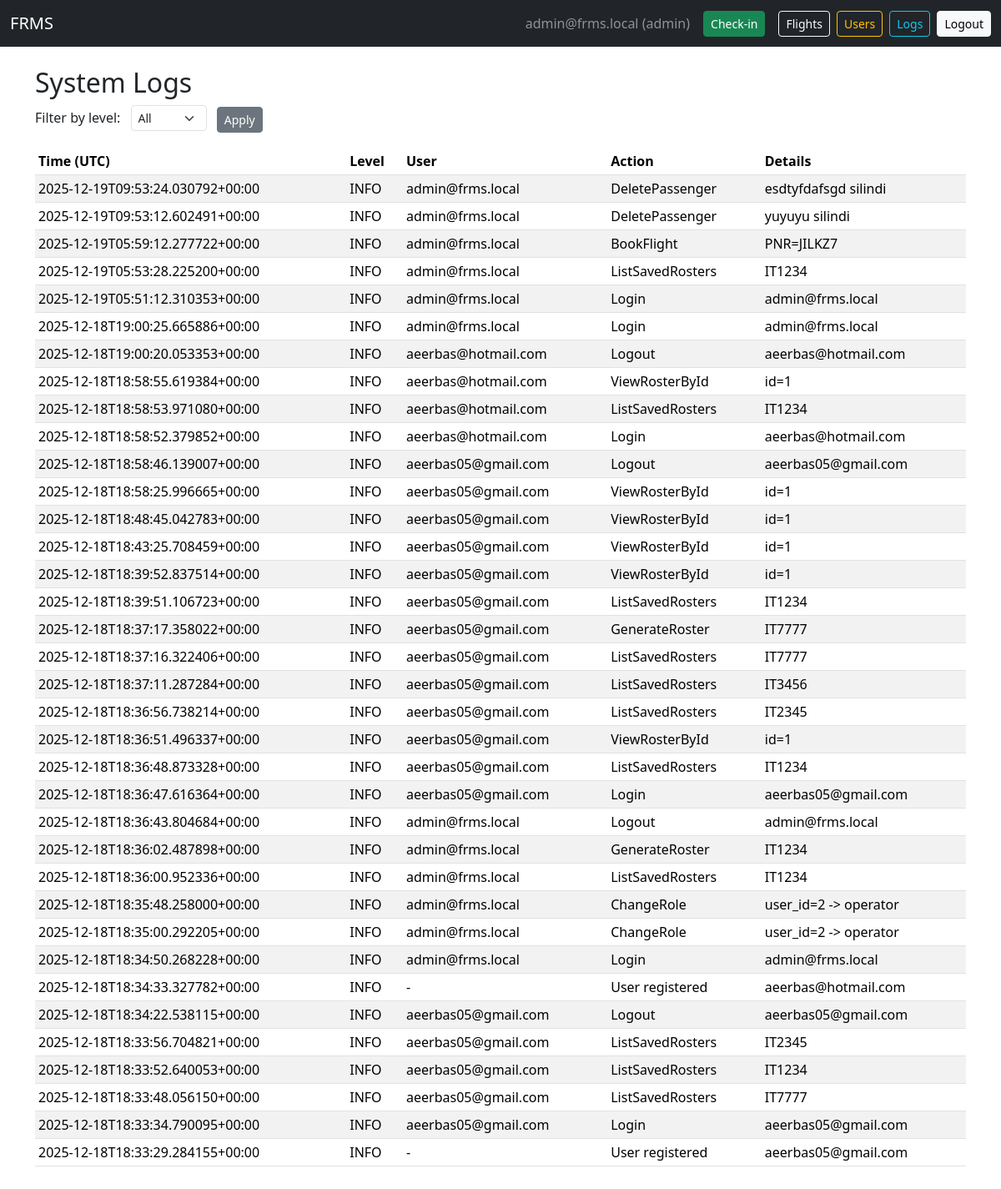
Before: /admin/logs (signed in) with the older database file.
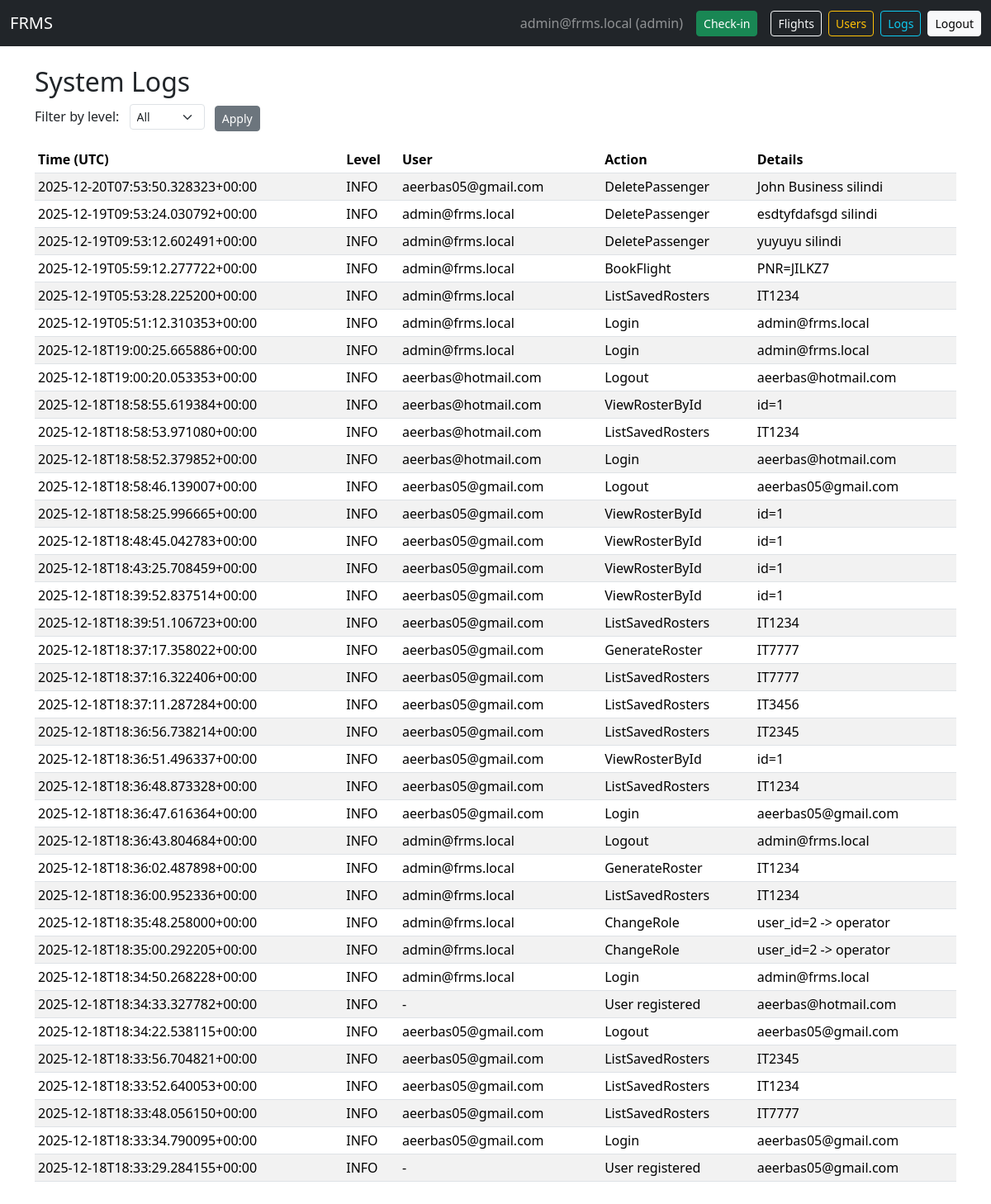
After: the same page with the newer database file.
### tables this page shows
CREATE TABLE users (
            id INTEGER PRIMARY KEY AUTOINCREMENT,
            email TEXT UNIQUE NOT NULL,
            password_hash TEXT NOT NULL,
            role TEXT NOT NULL DEFAULT 'viewer'  -- admin, operator, viewer
        );

CREATE TABLE logs (
            id INTEGER PRIMARY KEY AUTOINCREMENT,
            timestamp TEXT NOT NULL,
            user_email TEXT,
            level TEXT NOT NULL,
            action TEXT NOT NULL,
            details TEXT
        );

### app.py (the view)
@app.route("/admin/logs")
@login_required(role="admin")
def view_logs():
    db = get_db()
    level = request.args.get("level")
    sql = "SELECT * FROM logs WHERE level=? ORDER BY timestamp DESC LIMIT 200" if level else "SELECT * FROM logs ORDER BY timestamp DESC LIMIT 200"
    logs = db.execute(sql, (level,) if level else ()).fetchall()
    return render_template("logs.html", user=current_user(), logs=logs, level=level)

### app.py (called while the page is built)
def get_db():
    if "db" not in g:
        g.db = sqlite3.connect(DATABASE)
        g.db.row_factory = sqlite3.Row
    return g.db

def current_user():
    if "user_id" not in session: return None
    return get_db().execute("SELECT * FROM users WHERE id = ?", (session["user_id"],)).fetchone()

def login_required(role=None):
    from functools import wraps
    def decorator(func):
        @wraps(func)
        def wrapper(*args, **kwargs):
            user = current_user()
            if user is None:
                flash("Please log in first.", "warning")
                return redirect(url_for("login", next=request.path))
            if role and user["role"] != role:
                flash("Unauthorized.", "danger")
                return redirect(url_for("dashboard"))
            return func(*args, **kwargs)
        return wrapper
    return decorator

### templates/logs.html (shortened to what this page needs)
{% extends "base.html" %}
{% block content %}
<h2>System Logs</h2>
<form method="get" class="mb-3">
  <label class="form-label me-2">Filter by level:</label>
  <select name="level" class="form-select form-select-sm d-inline-block w-auto me-2">
    <option value="">All</option>
  </select>
  <button class="btn btn-sm btn-secondary">Apply</button>
</form>
<div class="table-responsive">
  <table class="table table-sm table-striped">
    <thead>
      <tr>
        <th>Time (UTC)</th>
        <th>Level</th>
        <th>User</th>
        <th>Action</th>
        <th>Details</th>
      </tr>
    </thead>
    <tbody>
      {% for log in logs %}
      <tr>
        <td>{{ log['timestamp'] }}</td>
        <td>{{ log['level'] }}</td>
        <td>{{ log['user_email'] or '-' }}</td>
        <td>{{ log['action'] }}</td>
        <td>{{ log['details'] }}</td>
      </tr>
      {% endfor %}
    </tbody>
  </table>
</div>
{% endblock %}

### templates/base.html (shortened to what this page needs)
<!doctype html>
<html lang="en">
<head>
  <link href="https://cdn.jsdelivr.net/npm/bootstrap@5.3.2/dist/css/bootstrap.min.css" rel="stylesheet">
</head>
<body>
  <nav class="navbar navbar-expand-lg navbar-dark bg-dark mb-4">
    <div class="container-fluid">
      <a class="navbar-brand" href="{{ url_for('home') }}">FRMS</a>
      <div class="d-flex align-items-center">
        {% if user %}
        <span class="navbar-text me-3 text-white-50">{{ user['email'] }} ({{ user['role'] }})</span>
        <a class="btn btn-success btn-sm me-3" href="{{ url_for('checkin') }}">Check-in</a>
        <a class="btn btn-outline-light btn-sm me-2" href="{{ url_for('flight_search') }}">Flights</a>
        {% if user['role'] == 'admin' %}
        <a class="btn btn-outline-warning btn-sm me-2" href="{{ url_for('manage_users') }}">Users</a>
        <a class="btn btn-outline-info btn-sm me-2" href="{{ url_for('view_logs') }}">Logs</a>
        {% endif %}
        <a class="btn btn-light btn-sm" href="{{ url_for('logout') }}">Logout</a>
        {% else %}
        <a class="btn btn-outline-light btn-sm me-2" href="{{ url_for('login') }}">Login</a>
        <a class="btn btn-light btn-sm" href="{{ url_for('register') }}">Register</a>
        {% endif %}
      </div>
    </div>
  </nav>
  <div class="container mb-5">
    {% block content %}{% endblock %}
  </div>
</body>
</html>

Changed rows visible on the page:
added logs: timestamp "2025-12-20T07:53:50.328323+00:00", level "INFO", user_email "aeerbas05@gmail.com", action "DeletePassenger", details "John Business silindi"
